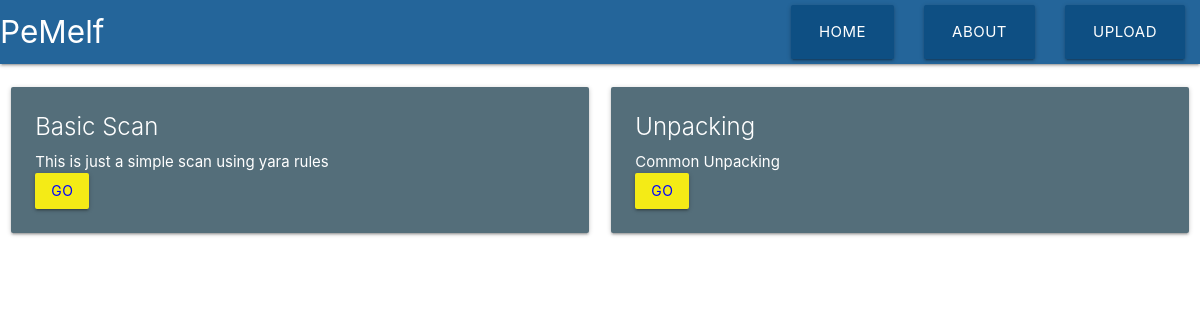
The app's page /, older data.
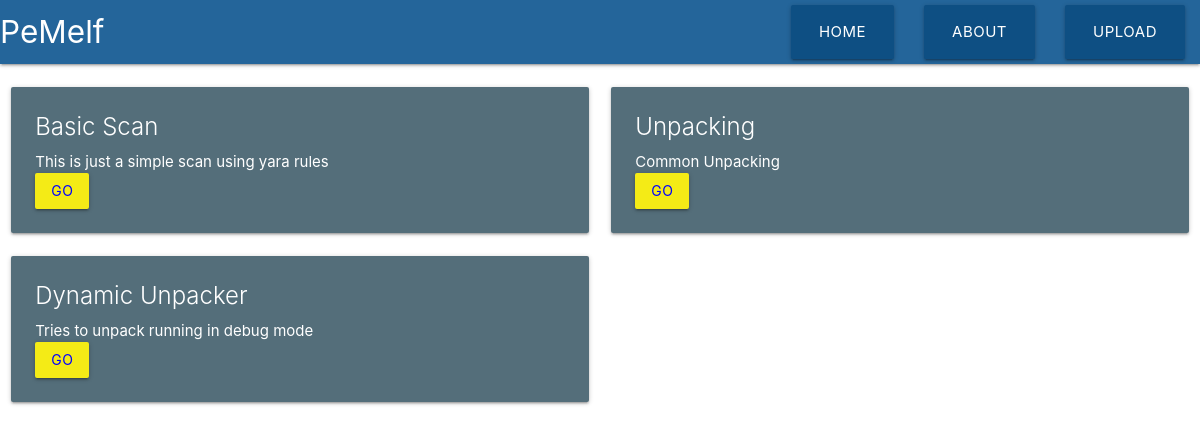
The same page, newer data.
### main/models.py (models this page shows, shortened)
class Techniques(models.Model):
    Technique_name = models.CharField(max_length=200)
    Technique_content = models.TextField()
    Technique_script = models.CharField(max_length=20)

### main/views.py (the view, shortened to what this page needs)
# urls.py: path("",views.homepage,name="homepage"),
def homepage(request):
    return render(request=request,
                    template_name="main/main.html",
                    context={"Tech":Techniques.objects.all})

### main/templates/main/main.html (shortened to what this page needs)
{% extends 'main/header.html' %}
{% block content %}
<div class="row">
    {% for t in Tech %}
    <form method ="POST">
	<div class="col s12 m6">
          <div class="card blue-grey darken-1 hoverable">
            <div class="card-content white-text">
              <span class="card-title">{{t.Technique_name}}</span>
              <p>{{t.Technique_content|safe}}</p>
           <button style="background-color:#F4EB16; color:blue" class="btn btn-outline-info" type="submit" >Go</button>
	    </div>
          </div>
      </div>
    </form>
{% endfor %}
</div>
{% endblock %}

### main/templates/main/header.html (shortened to what this page needs)
<html>
	<head>
	</head>
	{% load static %}
	<link rel="stylesheet" href='{% static "main/css/materialize.css" %}'>
	<body>
	<nav>
	    <div class="nav-wrapper">
	      <a href="/" class="brand-logo">PeMelf</a>
	      <ul id="nav-mobile" class="right hide-on-med-and-down">
					{% include 'main/includes/navbaritems.html' %}
	      </ul>
	    </div>
	  </nav>
		{% block content %}
		{% endblock %}
	</body>
</html>

### main/templates/main/includes/navbaritems.html
<li><a class="waves-effect waves-light btn-large" href="/">Home</a></li>
<li><a class="waves-effect waves-light btn-large" href="#">About</a></li>
<li><a class="waves-effect waves-light btn-large" href='/upload'>Upload</a></li>

Row changes from the older to the newer data that the page shows:
added Techniques: Technique_name "Dynamic Unpacker", Technique_content "Tries to unpack running in debug mode"
